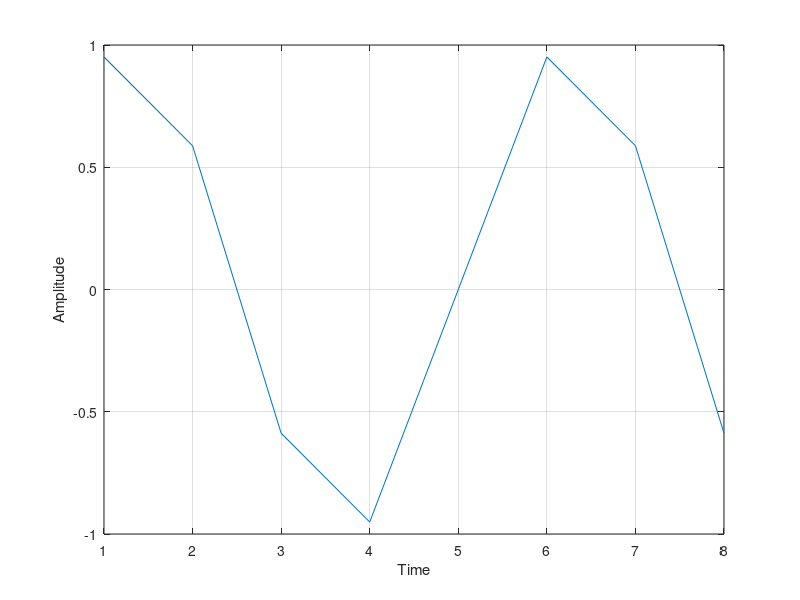

MATLAB code for this plot:
clc; clear; close all;

x = 0.4;

for n = 1:8;
    V(n) = sin(n * (pi * x));
end;

n = 1:8;

figure,plot(n, V);
grid;
xlabel('Time');
ylabel('Amplitude');
